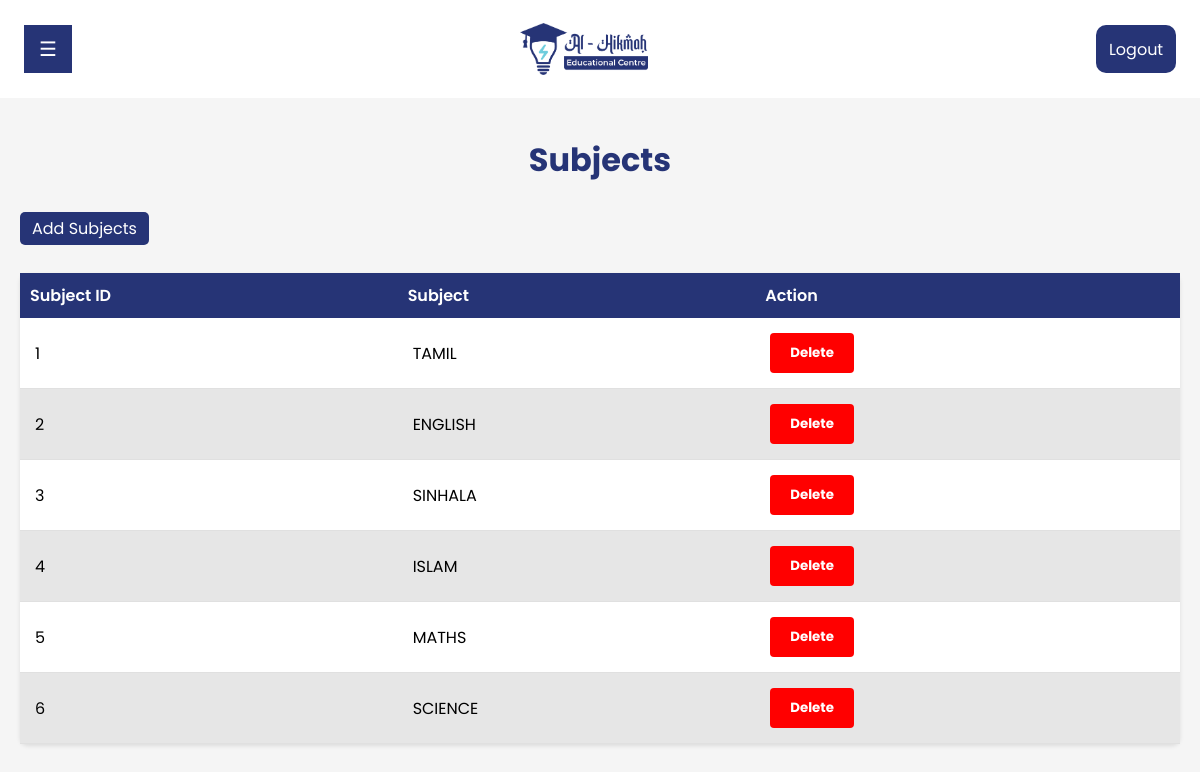
The app's page /lms/admin/subjects.php (signed in) with its own data.
### tables this page shows
CREATE TABLE `subjects` (
  `id` int(11) NOT NULL,
  `subject` varchar(200) NOT NULL
);

### lms/admin/subjects.php (the view, shortened to what this page needs)
<!DOCTYPE html>
<html lang="en">
<head>
	<link rel="stylesheet" href="https://cdnjs.cloudflare.com/ajax/libs/font-awesome/6.4.0/css/all.min.css">
	<link rel="stylesheet" href="../style.css">
	<link rel="stylesheet" href="styles/viewstudents.css">
	<link rel="stylesheet" href="styles/style.css">
</head>
<body>
	<?php include 'header.php' ?>
	<section class="head-padd all-sec-p">
		<h1 class="section-h1">Subjects</h1>
		<div class="add-lm-btn"><a href="addsubjects.php" class="download-button">Add
				Subjects</a>
			<table class="table-admin" style="margin-top: 1rem;">
				<thead>
					<tr>
						<th>Subject ID</th>
						<th>Subject</th>
						<th>Action</th>
					</tr>
				</thead>
				<tbody>
					<?php
				$sql = "SELECT * FROM subjects";
				$results = mysqli_query($conn, $sql);
				if (mysqli_num_rows($results) > 0) {
					while ($row = mysqli_fetch_assoc($results)) {
						$id = $row['id'];
						echo "
						<tr>
							<td>{$row['id']}</td>
							<td>{$row['subject']}</td>
							<td>
								<form method='post' enctype='multipart/form-data'>
								<input type='hidden' value='$id' name='delid'>
									<input type='submit' class='delete-button' style='background-color:red;' name='delete' value='Delete'>
								</form>
							</td>
						</tr>
						";
					}
				}
				?>
				</tbody>
			</table>
	</section>
</body>
</html>

### lms/style.css (style rules this page uses)
* { margin: 0; padding: 0; box-sizing: border-box; font-family: "Poppins", sans-serif; text-decoration: none; list-style: none; scroll-behavior: smooth; }
:root { --primary-color: #263476; --secondary-color: #6ECDDD; --sub-color: white; }
a { color: var(--primary-color); transition: all 0.5s ease-in-out; }
form { display: flex; flex-direction: column; align-items: start; }
input[type="submit"] { background-color: var(--primary-color); color: white; border: none; border-radius: 4px; padding: 10px 20px; font-weight: bold; cursor: pointer; width: auto !important; transition: all 0.5s ease-in-out; }
.head-padd { margin-top: 100px; }
.download-button { padding: 5px 12px !important; background-color: var(--primary-color); color: white; border-radius: 5px; width: auto !important; opacity: 1; }
.delete-button { padding: 5px 12px; background-color:red !important; color: white; border-radius: 5px; opacity: 1; width: auto !important; }
.add-lm-btn { margin-bottom: 2rem; }
tbody tr:nth-child(even) { background-color: rgb(230, 230, 230) !important; }
table th { background-color: var(--primary-color) !important; color: white !important; }
table { margin-top: 2rem !important; }

### lms/admin/styles/style.css (style rules this page uses)
.table-admin { width: 100%; border-collapse: collapse; background-color: #ffffff; border-radius: 8px; box-shadow: 0 2px 4px rgba(0, 0, 0, 0.1); }
.table-admin thead { background-color: #f2f2f2; }
.table-admin th { padding: 10px; font-weight: 600; text-align: left; }
.table-admin tbody tr { border-bottom: 1px solid #e0e0e0; }
.table-admin td { padding: 15px; text-align: left; }
body { background-color: #f5f5f5; font-family: 'Poppins', sans-serif; }
.section-h1 { text-align: center; margin: 1rem 0 2rem; font-size: 2rem; color: var(--primary-color); }
.all-sec-p { padding: 20px; }

### records on screen
subjects: id "1", subject "TAMIL"
subjects: id "2", subject "ENGLISH"
subjects: id "3", subject "SINHALA"
subjects: id "4", subject "ISLAM"
subjects: id "5", subject "MATHS"
subjects: id "6", subject "SCIENCE"
